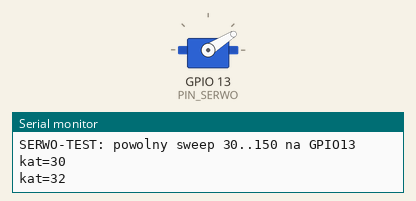
Simulated run of this sketch. Board: ESP32. Shown: servo, the last lines printed to the serial monitor.

Above: at 0.95 s.
At 1.9 s:
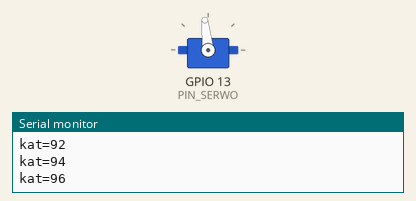
At 2.9 s:
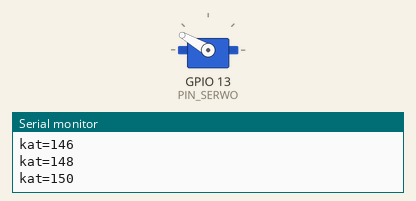
At 4.85 s:
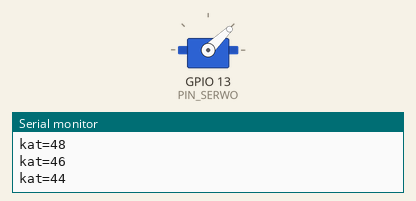
Timing chart, 0 to 7.0 s (numbered marks = the images above):
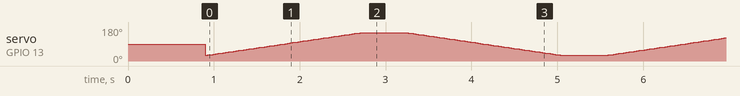

The sketch:

servo_test.ino
```cpp
// SmartGuard — TEST pojedynczego serwa (os Pan).
// Powolny sweep 30..150 stopni, zeby ograniczyc skoki pradu (bezpieczniej).
//
// PODLACZENIE (wazne!):
//   - sygnal (pomaranczowy/zolty) -> GPIO13
//   - zasilanie + (czerwony)      -> 5-6 V z ZEWNETRZNEGO zrodla (NIE z 3.3V ESP32!)
//   - masa - (brazowy/czarny)     -> GND zrodla ORAZ wspolna masa z ESP32
// MG996R potrafi ciagnac >1 A przy ruchu — NIE zasilaj z pinu 3.3V.

#include <ESP32Servo.h>

Servo serwo;
const int PIN_SERWO = 13;
const int KAT_MIN = 30, KAT_MAX = 150;   // limity jak w projekcie (Pan)

void setup() {
  Serial.begin(115200);
  delay(300);
  Serial.println("SERWO-TEST: powolny sweep 30..150 na GPIO13");
  serwo.setPeriodHertz(50);               // 50 Hz = standard dla serw
  serwo.attach(PIN_SERWO, 500, 2400);     // zakres impulsu MG996R
  serwo.write(90);                        // srodek
  delay(600);
}

void loop() {
  for (int a = KAT_MIN; a <= KAT_MAX; a += 2) { serwo.write(a); Serial.printf("kat=%d\n", a); delay(30); }
  delay(500);
  for (int a = KAT_MAX; a >= KAT_MIN; a -= 2) { serwo.write(a); Serial.printf("kat=%d\n", a); delay(30); }
  delay(500);
}
```
